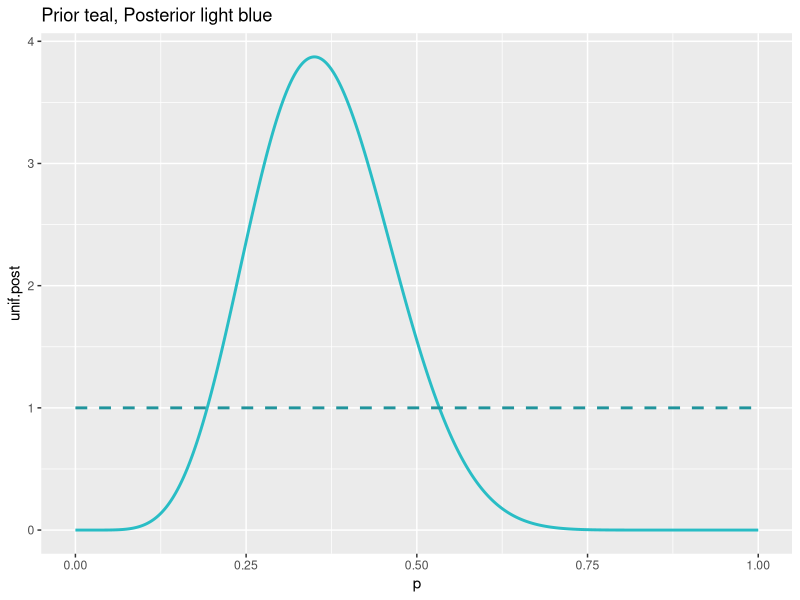
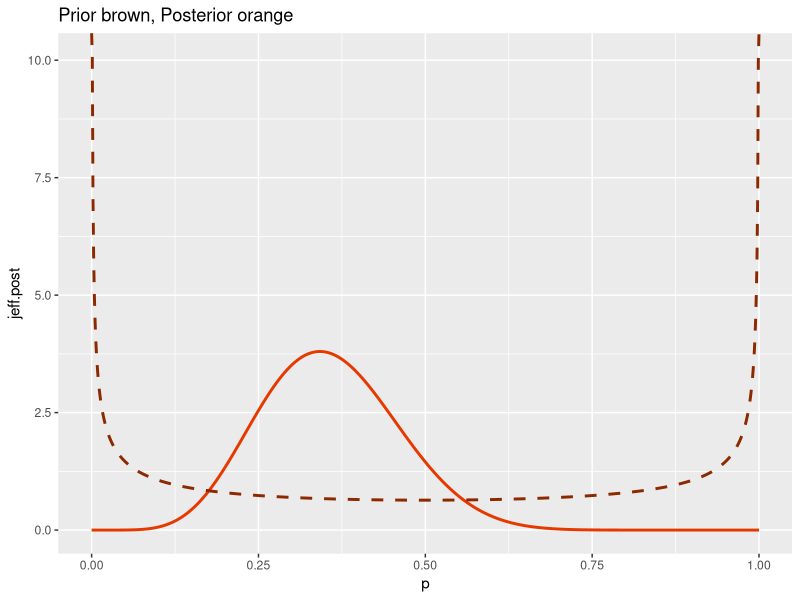
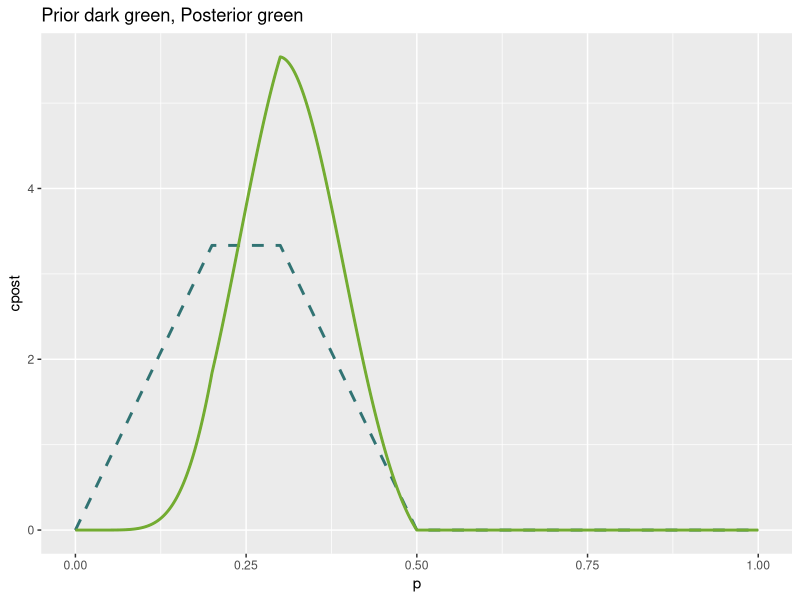
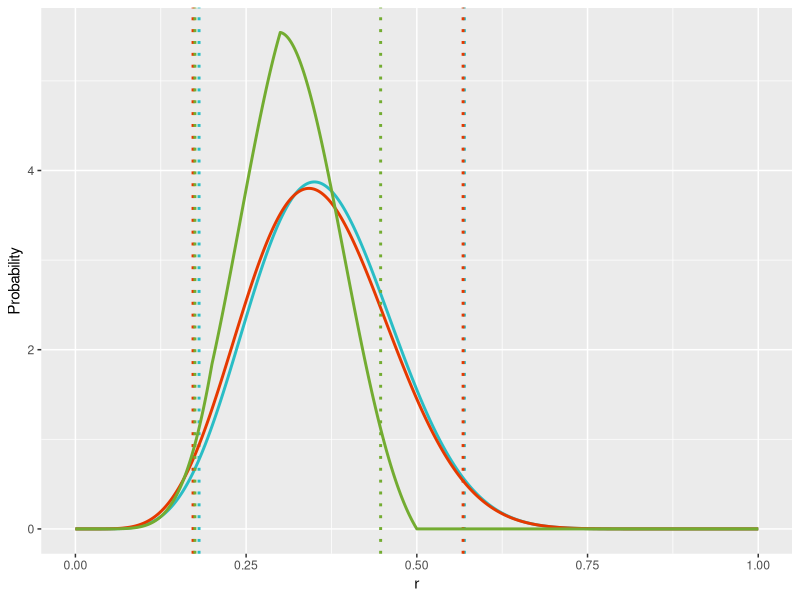
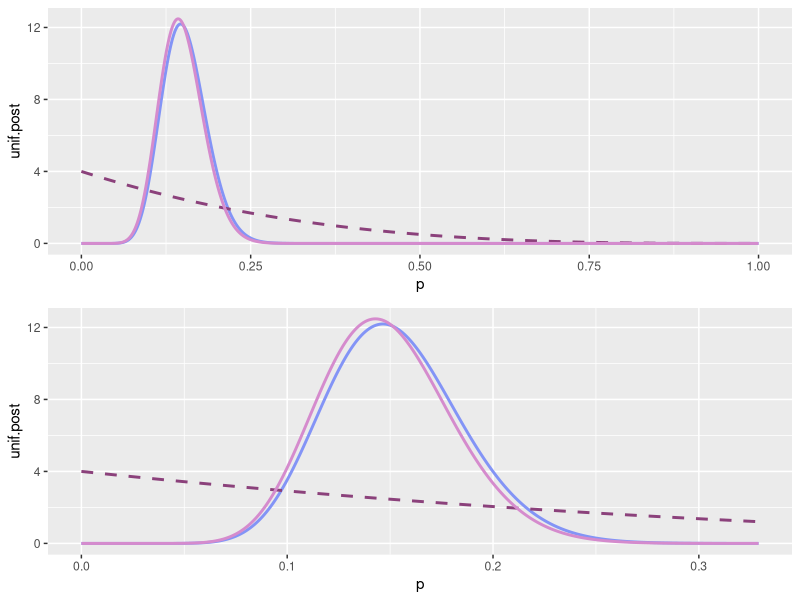
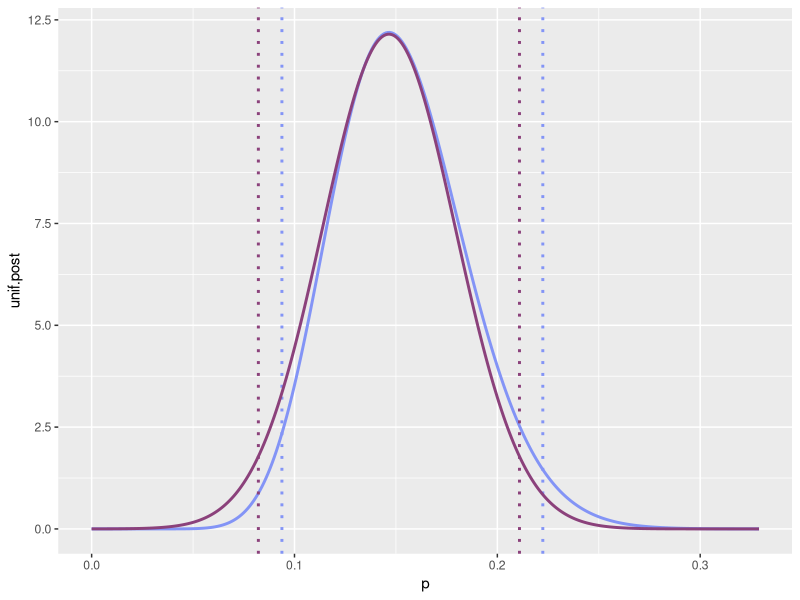
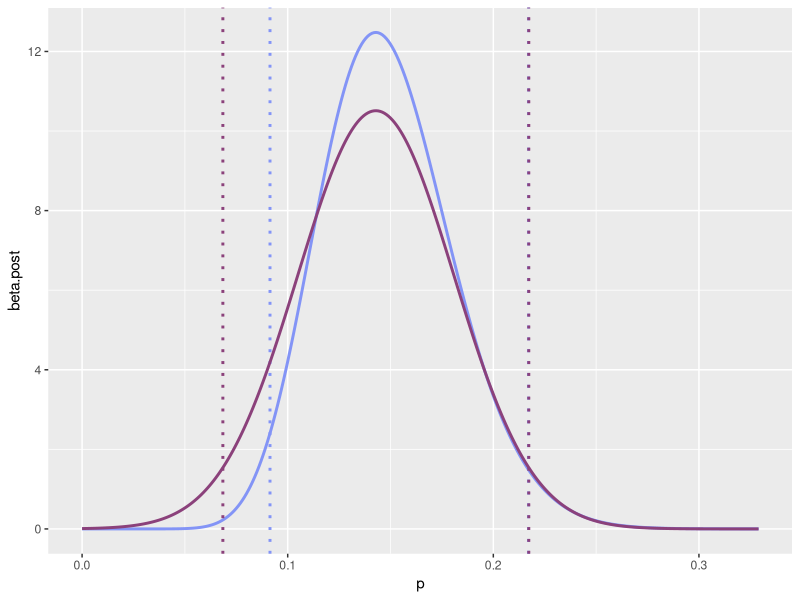
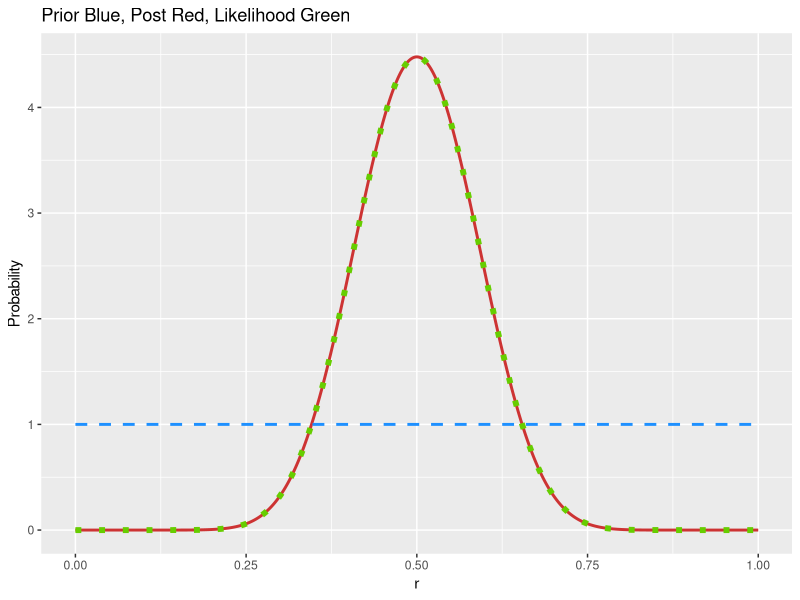

Write R code to recreate these figures, in order.
## ---- chunk 1
knitr::opts_chunk$set(echo = TRUE)
## ---- chunk 2
library(tidyverse)
library(ggpubr)
## ---- chunk 3
p <- seq(0,1,0.001)
unif.prior <- dbeta(p,1,1)
unif.post <- dbeta(p,8,14)
UNIF <- data.frame(p,unif.prior,unif.post)
q <- pbeta(0.5,8,13)
(plt<-ggplot(UNIF)+geom_line(aes(p,unif.post), color="#29bdc5", lwd=1)
  +geom_line(aes(p,unif.prior), color="#20949c", lwd=1, linetype="dashed")+
    ggtitle("Prior teal, Posterior light blue"))
## ---- chunk 4
jeff.prior <- dbeta(p,0.5,0.5)
jeff.post <- dbeta(p,0.5+7,0.5+13)
JEFF <- data.frame(p,jeff.prior,jeff.post)
(plt<-ggplot(JEFF) + geom_line(aes(p,jeff.post), color="#e63900", lwd=1)+
    geom_line(aes(p,jeff.prior), color="#8b2900", lwd=1, linetype="dashed")+
    ggtitle("Prior brown, Posterior orange"))
## ---- chunk 5
x <- seq(0,1,0.01)
custprior <- function(x) {
  custprior <- ifelse(x<0.2,x,
              ifelse(x<0.3,0.2,
                     ifelse(x<0.5,0.5-x,0)))
  return(custprior)
}

Int <- integrate(custprior,0,1)$value
cprior <- custprior(p) / integrate(custprior,0,1)$value
## ---- chunk 6
custompost <- function(x,r=7,n=20) {
  cpost <- custprior(x) * dbinom(7,20,x)
  return(cpost)
}
int <- integrate(custompost,0,1)$value
cpost <- custompost(p)/integrate(custompost,0,1)$value
CUST <- data.frame(p,cpost,cprior)
(plt<-ggplot(CUST))+geom_line(aes(p,cpost)) +
  geom_line(aes(p,cprior), linetype = "dashed", color = "#317373", lwd=1) +
  geom_line(aes(p,cpost), color = "#73ac31", lwd=1)+
  ggtitle("Prior dark green, Posterior green")
## ---- chunk 7
mnf <- function(x){return(custompost(x)*x)}
mn <- integrate(mnf,0,1)$value/integrate(custompost,0,1)$value
mn
vrf <- function(x){return(custompost(x)*(x-mn)**2)}
vr <- integrate(vrf,0,1)$value/integrate(custompost,0,1)$value
vr
## ---- chunk 8
cust.quant <- function(x,low,up) {
  for (i in x) {
    int <- integrate(custompost,0,i)$value/integrate(custompost,0,1)$value
    if (int < low) {
      lbound <- i
    }
    if (int < up) {
      ubound <- i
    }
  }
  return(c(lbound,ubound))
}

q <- cust.quant(p,0.025,0.975)
## ---- chunk 9
var_beta <- function(alpha,beta) {return((alpha*beta)/(((alpha+beta)**2)*(alpha+beta+1)))}

quantities <- c("First moment","Second Moment","lower quantile","upper quantile")
flat_prior <- c(8/22,var_beta(8,14),qbeta(0.025,8,14),qbeta(0.975,8,14))
jeff_prior <- c(7.5/21,var_beta(7.5,13.5),qbeta(0.025,7.5,13.5),qbeta(0.975,7.5,13.5))
custom_prior <- c(mn,vr,q[1],q[2])
summary <- data.frame(quantities,flat_prior,jeff_prior,custom_prior)
summary
## ---- chunk 10
(plt <- ggplot(UNIF) + geom_line(aes(p,unif.post), color="#29bdc5", lwd=1)+
   geom_vline(xintercept=qbeta(0.025,8,14), color="#29bdc5", linetype="dotted", lwd=1) + 
   geom_vline(xintercept=qbeta(0.975,8,14), color="#29bdc5", linetype="dotted", lwd=1) +
   geom_line(data=JEFF, aes(p,jeff.post), color="#e63900", lwd=1) +
   geom_vline(xintercept=qbeta(0.025,7.5,13.5), color="#e63900", linetype="dotted", lwd=1) + 
   geom_vline(xintercept=qbeta(0.975,7.5,13.5), color="#e63900", linetype="dotted", lwd=1) +
   geom_line(data=CUST, aes(p,cpost), color = "#73ac31", lwd=1) +
   geom_vline(xintercept=q[1], color="#73ac31", linetype="dotted", lwd=1) + 
   geom_vline(xintercept=q[2], color="#73ac31", linetype="dotted", lwd=1) +
   labs(x="r",y="Probability")
 )
## ---- chunk 11
unif.post <- dbeta(p,18,100)
beta.prior <- dbeta(p,1,4)
beta.post <- dbeta(p,18,103)

X <- data.frame(p,unif.post,beta.prior,beta.post)

plt<-ggplot(X)+geom_line(aes(p,unif.post),color="#8394f6", lwd=1) +
  geom_line(aes(p,beta.prior), linetype="dashed", color="#8b417b", lwd=1) +
  geom_line(aes(p,beta.post), color="#d58bcd", lwd=1)

qlt<-ggplot(X[X$p<0.33,])+geom_line(aes(p,unif.post),color="#8394f6", lwd=1) +
  geom_line(aes(p,beta.prior), linetype="dashed", color="#8b417b", lwd=1) +
  geom_line(aes(p,beta.post), color="#d58bcd", lwd=1)

(plot <- ggarrange(plt,qlt, nrow=2, ncol=1, heights = c(1,1)))
## ---- chunk 12
quantities <- c("First moment","Second Moment")
flat_prior <- c(18/118,var_beta(18,100),qbeta(0.025,18,100),qbeta(0.975,18,100))
beta_prior <- c(18/121,var_beta(18,103),qbeta(0.025,18,103),qbeta(0.975,18,103))
summary <- data.frame(quantities,beta_prior,jeff_prior)
summary
## ---- chunk 13
un.norm <- dnorm(p,17/116,1/116 * (17*(116-17)/116)**0.5)
X <- data.frame(p,unif.post,beta.prior,beta.post,un.norm)

(plt<-ggplot(X[X$p<0.33,])+geom_line(aes(p,unif.post),color="#8394f6", lwd=1) +
    geom_vline(xintercept=qbeta(0.025,18,100), color="#8394f6", linetype="dotted", lwd=1) + 
    geom_vline(xintercept=qbeta(0.975,18,100), color="#8394f6", linetype="dotted", lwd=1) + 
    geom_line(aes(p,un.norm), color="#8b417b", lwd=1)+
    geom_vline(xintercept=qnorm(0.025,17/116,1/116 * (17*(116-17)/116)**0.5), color="#8b417b", linetype="dotted", lwd=1) + 
    geom_vline(xintercept=qnorm(0.975,17/116,1/116 * (17*(116-17)/116)**0.5), color="#8b417b", linetype="dotted", lwd=1) )

## ---- chunk 14
quantities <- c("First moment","Second Moment","lower quantile","upper quantile")
flat_prior <- c(18/118,var_beta(18,100),qbeta(0.025,18,100),qbeta(0.975,18,100))
normal_app <- c(17/116,1/116 * (17*(116-17)/116)**0.5,qnorm(0.025,17/116,1/116 * (17*(116-17)/116)**0.5),qnorm(0.975,17/116,1/116 * (17*(116-17)/116)**0.5))
summary <- data.frame(quantities,flat_prior,normal_app)
summary
## ---- chunk 15
bt.norm <- dnorm(p, 17/119, 1/119 * (1/(1/17-1/102))**0.5)

X <- data.frame(p,unif.post,beta.prior,beta.post,un.norm,bt.norm)

(plt<-ggplot(X[X$p<0.33,])+geom_line(aes(p,beta.post),color="#8394f6", lwd=1) +
    geom_vline(xintercept=qbeta(0.025,18,103), color="#8394f6", linetype="dotted", lwd=1) + 
    geom_vline(xintercept=qbeta(0.975,18,103), color="#8394f6", linetype="dotted", lwd=1) + 
    geom_line(aes(p,bt.norm), color="#8b417b", lwd=1)+
    geom_vline(xintercept=qnorm(0.025,17/119, 1/119 * (1/(1/17-1/102))**0.5), color="#8b417b", linetype="dotted", lwd=1) + 
    geom_vline(xintercept=qnorm(0.975,17/119, 1/119 * (1/(1/17-1/102))**0.5), color="#8b417b", linetype="dotted", lwd=1))
## ---- chunk 16
quantities <- c("First moment","Second Moment","lower quantile","upper quantile")
beta_prior <- c(17/119,var_beta(18,103),qbeta(0.025,18,103),qbeta(0.975,18,103))
normal_app <- c(17/119,1/119 * (1/(1/17-1/102))**0.5,qnorm(0.025,17/119,1/119 * (1/(1/17-1/102))**0.5),qnorm(0.975,17/119,1/119 * (1/(1/17-1/102))**0.5))
summary <- data.frame(quantities,beta_prior,normal_app)
summary
## ---- chunk 17
p <- seq(0,1,0.001)
unif.prior <- dbeta(p,1,1)
unif.post <- dbeta(p,16,16)
unif.llhood <- dbinom(15,30,p)/(0.001*sum(dbinom(15,30,p)))
UNIF <- data.frame(p,unif.prior,unif.post,unif.llhood)

(plt<-ggplot(UNIF)+geom_line(aes(p,unif.post), color="brown3", lwd=1) +
  geom_line(aes(p,unif.prior), color="dodgerblue", lwd=1, linetype="dashed") +
  geom_line(aes(p,unif.llhood), color="chartreuse3", lwd=2, linetype="dotted") +
  labs(x="r", y="Probability") + ggtitle("Prior Blue, Post Red, Likelihood Green"))
## ---- chunk 18
p <- seq(0,1,0.001)
unif.prior <- dbeta(p,2,2)
unif.post <- dbeta(p,17,17)
unif.llhood <- dbinom(15,30,p)/(0.001*sum(dbinom(15,30,p)))
UNIF <- data.frame(p,unif.prior,unif.post,unif.llhood)

(plt<-ggplot(UNIF)+geom_line(aes(p,unif.post), color="brown3", lwd=1) +
  geom_line(aes(p,unif.prior), color="dodgerblue", lwd=1, linetype="dashed") +
  geom_line(aes(p,unif.llhood), color="chartreuse3", lwd=2, linetype="dotted") +
  labs(x="r", y="Probability") + ggtitle("Prior Blue, Post Red, Likelihood Green"))
## ---- chunk 19
quantities <- c("Most probable value","lower quantile","upper quantile")
flat_prior <- c(16/32,qbeta(0.025,16,16),qbeta(0.975,16,16))
beta_prior <- c(17/34,qbeta(0.025,17,17),qbeta(0.975,17,17))
summary <- data.frame(quantities,flat_prior,beta_prior)
summary
## ---- chunk 20
meas <- c(1,1,1,1,1,0,1,1,0,0,1,1,0,0,0,1,0,1,0,1,0,0,1,0,1,0,1,0,0,0)
## ---- chunk 21
seqana <- function(res,alpha,beta,credint) {
  prior_alpha <- rep(0,length(res))
  prior_beta <- rep(0,length(res))
  post_alpha <- rep(0,length(res))
  post_beta <- rep(0,length(res))
  llhood_p <- rep(0,length(res))
  llhood_n <- c(1:length(res))
  lowq <- rep(0,length(res))
  highq <- rep(0,length(res))
  try_num <- c(1:length(res))
  tot <- data.frame(try_num,res,prior_alpha,prior_beta,post_alpha,post_beta,llhood_n,llhood_p,lowq,highq)
  
  tot$prior_alpha[1] = alpha
  tot$prior_beta[1] = beta
  
  p1 <- (1-credint)/2
  p2 <- (1+credint)/2
  
  for (i in c(1:length(res))) {
    
    llh <- tot[tot$try_num <= i,]
    llh <- llh[llh$res == 1,]
    r <- nrow(llh)
    tot$llhood_p[i] <- r
    
    if (res[i]==1) {
      tot$post_alpha[i] <- tot$prior_alpha[i] + 1
      tot$post_beta[i] <- tot$prior_beta[i]
    }
    
    if (res[i]==0) {
      tot$post_alpha[i] <- tot$prior_alpha[i]
      tot$post_beta[i] <- tot$prior_beta[i] + 1
    }
    
    if(i < length(res)) {
      tot$prior_alpha[i+1] <- tot$post_alpha[i]
      tot$prior_beta[i+1] <- tot$post_beta[i]
    }
    
    a <- tot$post_alpha[i]
    b <- tot$post_alpha[i]
    
    tot$lowq[i] <- qbeta(p1,a,b)
    tot$highq[i] <- qbeta(p2,a,b)
  }
  return(tot)
}

tot <- seqana(meas,1,1,0.95)
## ---- chunk 22
pl.prior <- dbeta(p,tot[tot$try_num==1,"prior_alpha"],tot[tot$try_num==1,"prior_beta"])
pl.post <- dbeta(p,tot[tot$try_num==1,"post_alpha"],tot[tot$try_num==1,"post_beta"])
pl.llhood <- dbinom(tot[tot$try_num==1,"llhood_p"],tot[tot$try_num==1,"llhood_n"],p)/
  (0.001*sum(dbinom(tot[tot$try_num==1,"llhood_p"],tot[tot$try_num==1,"llhood_n"],p)))
pltot <- data.frame(p,pl.prior,pl.post,pl.llhood)

pl_0 <- ggplot(pltot) + geom_line(aes(p,pl.prior),color="dodgerblue", lwd=1, linetype="dashed") + geom_line(aes(p,pl.post), color="brown3", lwd=1) + geom_line(aes(p,pl.llhood), color="chartreuse3", lwd=2, linetype="dotted")+labs(x="r", y="Probability")


pl.prior <- dbeta(p,tot[tot$try_num==2,"prior_alpha"],tot[tot$try_num==2,"prior_beta"])
pl.post <- dbeta(p,tot[tot$try_num==2,"post_alpha"],tot[tot$try_num==2,"post_beta"])
pl.llhood <- dbinom(tot[tot$try_num==2,"llhood_p"],tot[tot$try_num==2,"llhood_n"],p)/
  (0.001*sum(dbinom(tot[tot$try_num==2,"llhood_p"],tot[tot$try_num==2,"llhood_n"],p)))
pltot <- data.frame(p,pl.prior,pl.post,pl.llhood)

pl_1 <- ggplot(pltot) + geom_line(aes(p,pl.prior),color="dodgerblue", lwd=1, linetype="dashed") + geom_line(aes(p,pl.post), color="brown3", lwd=1) + geom_line(aes(p,pl.llhood), color="chartreuse3", lwd=2, linetype="dotted")+labs(x="r", y="Probability")


pl.prior <- dbeta(p,tot[tot$try_num==5,"prior_alpha"],tot[tot$try_num==5,"prior_beta"])
pl.post <- dbeta(p,tot[tot$try_num==5,"post_alpha"],tot[tot$try_num==5,"post_beta"])
pl.llhood <- dbinom(tot[tot$try_num==5,"llhood_p"],tot[tot$try_num==5,"llhood_n"],p)/
  (0.001*sum(dbinom(tot[tot$try_num==5,"llhood_p"],tot[tot$try_num==5,"llhood_n"],p)))
pltot <- data.frame(p,pl.prior,pl.post,pl.llhood)

pl_2 <- ggplot(pltot) + geom_line(aes(p,pl.prior),color="dodgerblue", lwd=1, linetype="dashed") + geom_line(aes(p,pl.post), color="brown3", lwd=1) + geom_line(aes(p,pl.llhood), color="chartreuse3", lwd=2, linetype="dotted")+labs(x="r", y="Probability")


pl.prior <- dbeta(p,tot[tot$try_num==12,"prior_alpha"],tot[tot$try_num==12,"prior_beta"])
pl.post <- dbeta(p,tot[tot$try_num==12,"post_alpha"],tot[tot$try_num==12,"post_beta"])
pl.llhood <- dbinom(tot[tot$try_num==12,"llhood_p"],tot[tot$try_num==12,"llhood_n"],p)/
  (0.001*sum(dbinom(tot[tot$try_num==12,"llhood_p"],tot[tot$try_num==12,"llhood_n"],p)))
pltot <- data.frame(p,pl.prior,pl.post,pl.llhood)

pl_3 <- ggplot(pltot) + geom_line(aes(p,pl.prior),color="dodgerblue", lwd=1, linetype="dashed") + geom_line(aes(p,pl.post), color="brown3", lwd=1) + geom_line(aes(p,pl.llhood), color="chartreuse3", lwd=2, linetype="dotted")+labs(x="r", y="Probability")


pl.prior <- dbeta(p,tot[tot$try_num==17,"prior_alpha"],tot[tot$try_num==17,"prior_beta"])
pl.post <- dbeta(p,tot[tot$try_num==17,"post_alpha"],tot[tot$try_num==17,"post_beta"])
pl.llhood <- dbinom(tot[tot$try_num==17,"llhood_p"],tot[tot$try_num==17,"llhood_n"],p)/
  (0.001*sum(dbinom(tot[tot$try_num==17,"llhood_p"],tot[tot$try_num==17,"llhood_n"],p)))
pltot <- data.frame(p,pl.prior,pl.post,pl.llhood)

pl_4 <- ggplot(pltot) + geom_line(aes(p,pl.prior),color="dodgerblue", lwd=1, linetype="dashed") + geom_line(aes(p,pl.post), color="brown3", lwd=1) + geom_line(aes(p,pl.llhood), color="chartreuse3", lwd=2, linetype="dotted")+labs(x="r", y="Probability")


pl.prior <- dbeta(p,tot[tot$try_num==30,"prior_alpha"],tot[tot$try_num==30,"prior_beta"])
pl.post <- dbeta(p,tot[tot$try_num==30,"post_alpha"],tot[tot$try_num==30,"post_beta"])
pl.llhood <- dbinom(tot[tot$try_num==30,"llhood_p"],tot[tot$try_num==30,"llhood_n"],p)/
  (0.001*sum(dbinom(tot[tot$try_num==30,"llhood_p"],tot[tot$try_num==30,"llhood_n"],p)))
pltot <- data.frame(p,pl.prior,pl.post,pl.llhood)

pl_5 <- ggplot(pltot) + geom_line(aes(p,pl.prior),color="dodgerblue", lwd=1, linetype="dashed") + geom_line(aes(p,pl.post), color="brown3", lwd=1) + geom_line(aes(p,pl.llhood), color="chartreuse3", lwd=2, linetype="dotted")+labs(x="r", y="Probability")

(plot <- ggarrange(pl_0,pl_1,pl_2,pl_3,pl_4,pl_5, nrow=2, ncol=3, heights = c(1,1)))
## ---- chunk 23
(tot[tot$try_num==30,c("post_alpha","post_beta")])
## ---- chunk 24
extraction <- function(N) {
  #simulate box choice
  p <- floor(runif(1,0,6))/(5)
  #simulate extraction according to box chosen
  res <- rbinom(N,1,p)
  #initialize relevant quantities
  p_0 <- rep(0,N)
  p_1 <- rep(0,N)
  p_2 <- rep(0,N)
  p_3 <- rep(0,N)
  p_4 <- rep(0,N)
  p_5 <- rep(0,N)
  p_w <- seq(0,1,0.2)
  p_b <- seq(1,0,-0.2)
  try_num <- c(1:N)
  
  #first iteration
  if (res[1]==1) {
    p_0[1] <- p_w[1] * 0.2
    p_1[1] <- p_w[2] * 0.2
    p_2[1] <- p_w[3] * 0.2
    p_3[1] <- p_w[4] * 0.2
    p_4[1] <- p_w[5] * 0.2
    p_5[1] <- p_w[6] * 0.2
    
    nm <- 1/sum(p_0[1],p_1[1],p_2[1],p_3[1],p_4[1],p_5[1])
    
    p_0[1] <- p_0[1] * nm
    p_1[1] <- p_1[1] * nm
    p_2[1] <- p_2[1] * nm
    p_3[1] <- p_3[1] * nm
    p_4[1] <- p_4[1] * nm
    p_5[1] <- p_5[1] * nm
  }
  
    if (res[1]==0) {
    p_0[1] <- p_b[1] * 0.2
    p_1[1] <- p_b[2] * 0.2
    p_2[1] <- p_b[3] * 0.2
    p_3[1] <- p_b[4] * 0.2
    p_4[1] <- p_b[5] * 0.2
    p_5[1] <- p_b[6] * 0.2
    
    nm <- 1/sum(p_0[1],p_1[1],p_2[1],p_3[1],p_4[1],p_5[1])
    
    p_0[1] <- p_0[1] * nm
    p_1[1] <- p_1[1] * nm
    p_2[1] <- p_2[1] * nm
    p_3[1] <- p_3[1] * nm
    p_4[1] <- p_4[1] * nm
    p_5[1] <- p_5[1] * nm
  }
  
  #other iterations
  for (i in c(2:N)){
      if (res[i]==1) {
    p_0[i] <- p_w[1] * p_0[i-1]
    p_1[i] <- p_w[2] * p_1[i-1]
    p_2[i] <- p_w[3] * p_2[i-1]
    p_3[i] <- p_w[4] * p_3[i-1]
    p_4[i] <- p_w[5] * p_4[i-1]
    p_5[i] <- p_w[6] * p_5[i-1]
    
    nm <- 1/sum(p_0[i],p_1[i],p_2[i],p_3[i],p_4[i],p_5[i])
    
    p_0[i] <- p_0[i] * nm
    p_1[i] <- p_1[i] * nm
    p_2[i] <- p_2[i] * nm
    p_3[i] <- p_3[i] * nm
    p_4[i] <- p_4[i] * nm
    p_5[i] <- p_5[i] * nm
  }
  
    if (res[i]==0) {
    p_0[i] <- p_b[1] * p_0[i-1]
    p_1[i] <- p_b[2] * p_1[i-1]
    p_2[i] <- p_b[3] * p_2[i-1]
    p_3[i] <- p_b[4] * p_3[i-1]
    p_4[i] <- p_b[5] * p_4[i-1]
    p_5[i] <- p_b[6] * p_5[i-1]
    
    nm <- 1/sum(p_0[i],p_1[i],p_2[i],p_3[i],p_4[i],p_5[i])
    
    p_0[i] <- p_0[i] * nm
    p_1[i] <- p_1[i] * nm
    p_2[i] <- p_2[i] * nm
    p_3[i] <- p_3[i] * nm
    p_4[i] <- p_4[i] * nm
    p_5[i] <- p_5[i] * nm
  }
    
  }
  
  #create dataframe for plotting
  res <- data.frame(try_num,res,p_0,p_1,p_2,p_3,p_4,p_5)
  return(res)
}
## ---- chunk 25
set.seed(12348)
res <- extraction(100)
#plotting
pl_0 <- ggplot(res, aes(try_num,p_0)) + geom_point(size=0.8, color="#fd0363") + geom_line(lwd=0.8, color="#fd0363") + ylim(0,1) + labs(x="Iteration", y="Probability") + ggtitle("box 1")

pl_1 <- ggplot(res, aes(try_num,p_1)) + geom_point(size=0.8, color="#cc095d") + geom_line(lwd=0.8, color="#cc095d") + ylim(0,1) + labs(x="Iteration", y="Probability") + ggtitle("box 2")

pl_2 <- ggplot(res, aes(try_num,p_2)) + geom_point(size=0.8, color="#9c1057") + geom_line(lwd=0.8, color="#9c1057") + ylim(0,1) + labs(x="Iteration", y="Probability") + ggtitle("box 3")

pl_3 <- ggplot(res, aes(try_num,p_3)) + geom_point(size=0.8, color="#6b1650") + geom_line(lwd=0.8, color="#6b1650") + ylim(0,1) + labs(x="Iteration", y="Probability") + ggtitle("box 4")

pl_4 <- ggplot(res, aes(try_num,p_4)) + geom_point(size=0.8, color="#3b1d4a") + geom_line(lwd=0.8, color="#3b1d4a") + ylim(0,1) + labs(x="Iteration", y="Probability") + ggtitle("box 5")

pl_5 <- ggplot(res, aes(try_num,p_5)) + geom_point(size=0.8, color="#0a2344") + geom_line(lwd=0.8, color="#0a2344") + ylim(0,1) + labs(x="Iteration", y="Probability") + ggtitle("box 6")

(plot <- ggarrange(pl_0,pl_1,pl_2,pl_3,pl_4,pl_5, nrow=2, ncol=3, heights = c(1,1)))
